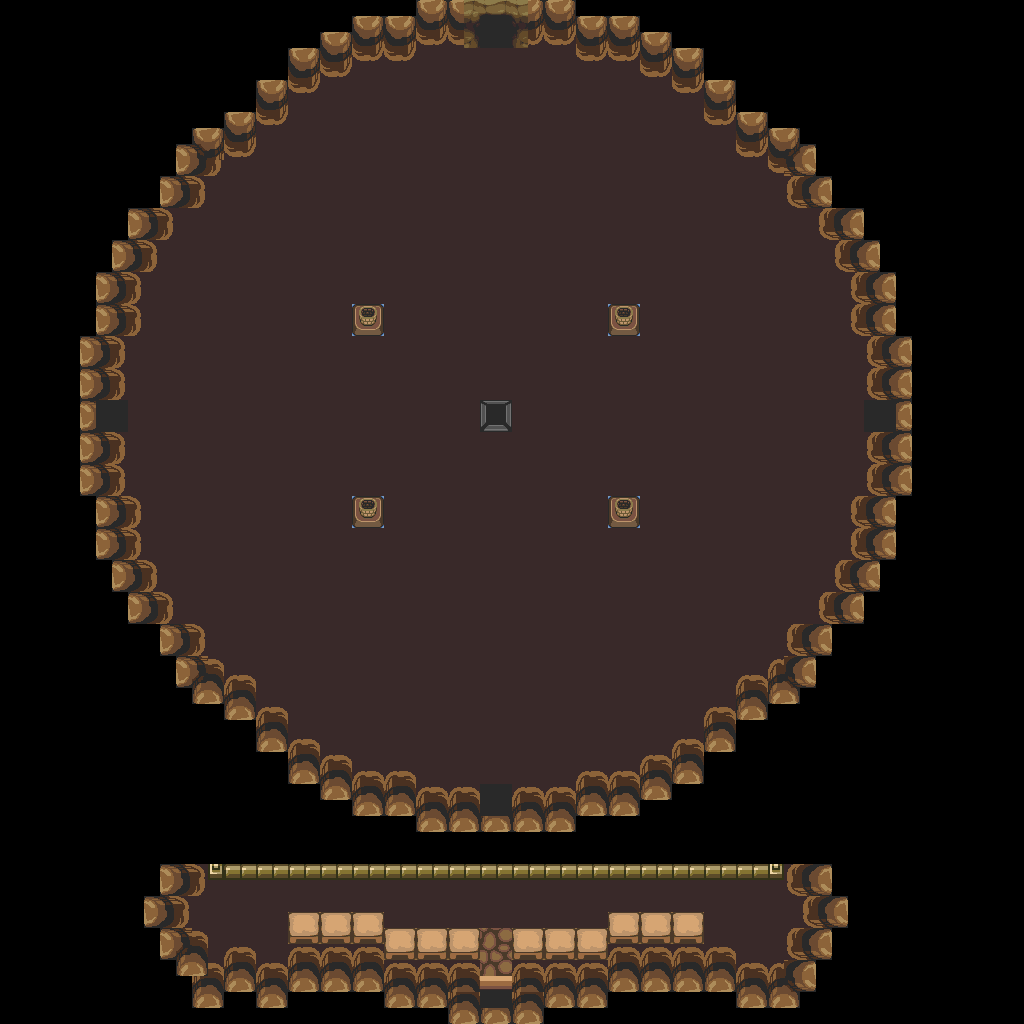

The image is a tile-based game level rendered from a .tmx file. Its description and source (layers, tilesets, objects; grid data summarised) follow:
An orthogonal 64x64 tile map with 16x16 px tiles, 1 tile layer (base), 1 hidden layer not drawn and 9 objects.

<map version="1.10" tiledversion="1.12.1" orientation="orthogonal" renderorder="right-down" width="64" height="64" tilewidth="16" tileheight="16" infinite="0" nextlayerid="3" nextobjectid="10">
 <tileset firstgid="1" source="../classiciphone_pics4.tsx" />
 <layer id="1" name="base" width="64" height="64">
  <data>[4096 cells, 4096 non-empty, 59 distinct tile ids]</data>
 </layer>
 <layer id="2" name="collision" width="64" height="64" visible="0">
  <properties><property name="collision" value="true" /></properties>
  <data>[4096 cells, 2258 non-empty, 1 distinct tile ids]</data>
 </layer>
 <objectgroup id="3" name="npcs">
  <object id="1" x="96.0" y="144.0" width="16" height="16">
   <properties>
    <property name="script" type="string">-- Auto-converted from GraalScript
-- function onCreated() {
-- level.nostats = 1;
end</property>
   </properties>
  </object>
  <object id="2" x="768.0" y="336.0" width="16" height="16">
   <properties>
    <property name="gani" value="csg2.png" />
    <property name="script" type="string">-- Auto-converted from GraalScript
-- if (created) dontblock;
-- [CLIENT-SIDE — server no-op]
-- if (created) {
-- setcoloreffect 1,1,1,0.3;
-- drawoverplayer;
-- drawaslight;
-- }</property>
   </properties>
  </object>
  <object id="3" x="192.0" y="144.0" width="16" height="16">
   <properties>
    <property name="script" type="string">-- Auto-converted from GraalScript
-- /*
-- if (playerchats) {
-- if (strequals(#g,Game Coordinator)) {
-- if (strequals(#c,start)) {
self.on = 1
end
-- if (strequals(#c,stop)) {
self.on = 0
end
end
end
-- if (playerenters || timeout) {
self.loc++
self.loc %= 4
self.locx = {30,6,54,30}
self.locy = {1,25,25,49}
-- if (npcscount &lt; 30 &amp;&amp;  this.on == 1) {
-- // putnpc2 int(random(2,62)),int(random(2,62)),{
-- putnpc2 this.locx[this.loc],this.locy[this.loc],{
-- function onCreated() {
-- showcharacter();
-- headimg = "head413.png";
-- for (i=0;i&lt;5;i++) colors[i] = "black";
-- shieldimg = "no-shield.png";
-- shieldpower = 1;
-- setcharani("classic_walk","");
self.movespeed = 10
-- setTimer(1);
end
-- function onPlayerEnters() {
-- if (players.size() == 1) onTimeout();
end
-- function onTimeout() {
-- if (players.size() &gt; 0) {
-- pobj = findplayer();
-- if (pobj != -1) {
-- moveTowards(pobj);
end
-- setTimer(1);
end
end
-- function findplayer() {
-- pobjs = findnearestplayers(x+1.5,y+1.5);
-- for (pobj: pobjs) {
-- if (pobj.guild != "Game Coordinator" &amp;&amp; pobj.client.hd_isdead != "true" &amp;&amp; pobj.y &lt; 51) {
-- return(pobj);
end
end
-- return(-1);
end
-- function moveTowards(moveobj) {
-- // check distance
-- distance = ( (moveobj.x - x)^2 + (moveobj.y - y)^2 ) ^ 0.5;
-- if (distance &lt; this.movespeed) this.distance = distance;
-- else this.distance = this.movespeed;
-- if (this.distance &lt; 1) explodeSelf();
-- // angle
-- movex = (moveobj.x - x);
-- movey = (moveobj.y - y);
-- moveangle = getangle(movex,movey);
-- // actual dx dy
-- movex = cos(moveangle) * this.distance;
-- movey = -sin(moveangle) * this.distance;
-- move(movex,movey,this.distance/this.movespeed,1+16);
end
-- function explodeSelf() {
-- setcharani("classic_explosion","bomb1.png","bomb.wav");
self.attacktype = "bomb"
self.attackpower = 1
self.attackrecoil = 5
self.attackfocix = x+1.5
self.attackfociy = y+2.0
self.attackkillcount = 0
self.attackeraccount = ""
self.attackerguild = ""
-- for (temp.i=-3;temp.i&lt;5;temp.i++){
self.attackx = x+temp.i+0.5
self.attacky = y+1.5
-- attackplayers();
-- attacknpcs();
end
-- for (temp.i=-3;temp.i&lt;4;temp.i++){
self.attackx = x+1.5
self.attacky = y+temp.i+0.5
-- attackplayers();
-- attacknpcs();
end
-- sleep(0.5);
-- destroy();
end
joinResource("control_attack")
joinResource("control_staff")
-- };
end
-- timeout = 0.2;
end
-- */</property>
   </properties>
  </object>
  <object id="4" x="144.0" y="144.0" width="16" height="16">
   <properties>
    <property name="script" type="string">-- Auto-converted from GraalScript
-- [CLIENT-SIDE — server no-op]
-- if (created) {
-- showimg 0,lavalamp-1.mng,22,18;
-- showimg 1,lavalamp-1.mng,22,30;
-- showimg 2,lavalamp-1.mng,38,18;
-- showimg 3,lavalamp-1.mng,38,30;
-- changeimgvis 0,1;
-- changeimgvis 1,1;
-- changeimgvis 2,1;
-- changeimgvis 3,1;
-- }</property>
   </properties>
  </object>
  <object id="5" x="0.0" y="336.0" width="16" height="16">
   <properties>
    <property name="gani" value="csg2.png" />
    <property name="script" type="string">-- Auto-converted from GraalScript
-- if (created) dontblock;
-- [CLIENT-SIDE — server no-op]
-- if (created) {
-- setcoloreffect 1,1,1,0.3;
-- drawoverplayer;
-- drawaslight;
-- }</property>
   </properties>
  </object>
  <object id="6" x="384.0" y="-48.0" width="16" height="16">
   <properties>
    <property name="gani" value="csg2.png" />
    <property name="script" type="string">-- Auto-converted from GraalScript
-- if (created) dontblock;
-- [CLIENT-SIDE — server no-op]
-- if (created) {
-- setcoloreffect 1,1,1,0.3;
-- drawoverplayer;
-- drawaslight;
-- }</property>
   </properties>
  </object>
  <object id="7" x="384.0" y="720.0" width="16" height="16">
   <properties>
    <property name="gani" value="csg2.png" />
    <property name="script" type="string">-- Auto-converted from GraalScript
-- if (created) dontblock;
-- [CLIENT-SIDE — server no-op]
-- if (created) {
-- setcoloreffect 1,1,1,0.3;
-- drawoverplayer;
-- drawaslight;
-- }</property>
   </properties>
  </object>
  <object id="8" x="240.0" y="144.0" width="16" height="16">
   <properties>
    <property name="script" type="string">-- Auto-converted from GraalScript
-- if (playerchats) {
-- if (strequals(#c,done)) {
-- playerx = 29.5;
-- playery = 55;
end
end
-- [CLIENT-SIDE — server no-op]
-- if (playerenters || timeout) {
-- movement_handlepause = 0.1;
-- if (strequals(#s(client.hd_isdead),true)) {
-- playerx = 29.5;
-- playery = 55;
-- }
-- timeout = 0.05;
-- }</property>
   </properties>
  </object>
  <object id="9" x="288.0" y="144.0" width="16" height="16">
   <properties>
    <property name="script" type="string">-- Auto-converted from GraalScript
-- [CLIENT-SIDE — server no-op]
-- if (playerchats) {
-- if (strequals(#c,watch)) {
-- this.focus = 1;
-- this.focusx = int(playerx * 16);
-- this.focusy = int(playery * 16);
-- if (this.focusx &lt; screenwidth / 2) this.focusx = screenwidth / 2;
-- if (this.focusx &gt; 1024 - screenwidth / 2) this.focusx = 1024 - screenwidth / 2 - 16;
-- if (this.focusy &lt; screenheight / 2) this.focusy = screenheight / 2;
-- if (this.focusy &gt; 1024 - screenheight / 2) this.focusy = 1024 - screenheight / 2 - 16;
-- movement_handlekeys = 0.1;
-- movement_handleitems = 0.1;
-- movement_handlesword = 0.1;
-- timeout = 0.05;
-- }
-- }
-- if (timeout) {
-- if (keydown(5)) {
-- this.focus = 0;
-- resetfocus;
-- }
-- elseif (this.focus == 1) {
-- if (keydown(0) &amp;&amp; this.focusy &gt;= screenheight / 2 + 16) this.focusy -= 16;
-- if (keydown(1) &amp;&amp; this.focusx &gt;= screenwidth / 2 - 16) this.focusx -= 16;
-- if (keydown(2) &amp;&amp; this.focusy &lt;= 1024 - screenheight / 2 - 32) this.focusy += 16;
-- if (keydown(3) &amp;&amp; this.focusx &lt;= 1024 - screenwidth / 2 - 32) this.focusx += 16;
-- setfocus this.focusx / 16,this.focusy / 16;
-- movement_handlekeys = 0.1;
-- movement_handleitems = 0.1;
-- movement_handlesword = 0.1;
-- timeout = 0.05;
-- }
-- }</property>
   </properties>
  </object>
 </objectgroup>
</map>
